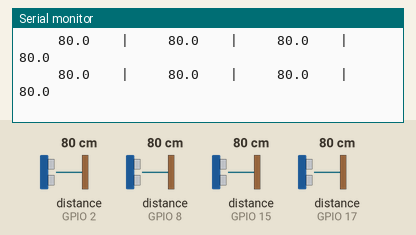
Simulated run of this sketch. Board: ESP32-S3. Parts: the last lines printed to the serial monitor. Wiring (inferred from the names in the program): 4 × ultrasonic range finder: trigger GPIO 4, echo GPIO 2 / trigger GPIO 5, echo GPIO 15 / trigger GPIO 9, echo GPIO 8 / trigger GPIO 16, echo GPIO 17. The inputs (shaded band) are chosen by the test bench; at power-on: distance to the obstacle (sensors on GPIO 2, GPIO 8, GPIO 15, GPIO 17) 80 cm. The echo pulse lasts 58.3 µs per cm.

Above: at 2.2 s.
2.3 s: distance to the obstacle (sensor on GPIO 2) set to 2 cm
At 2.51 s:
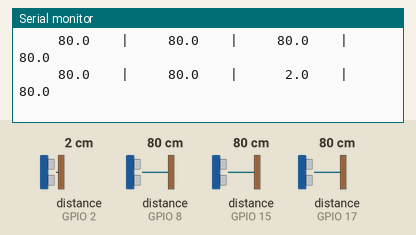
4.3 s: distance to the obstacle (sensor on GPIO 8) set to 2 cm
At 4.62 s:
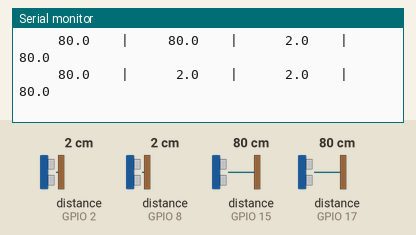
6.4 s: distance to the obstacle (sensor on GPIO 15) set to 2 cm
At 6.67 s:
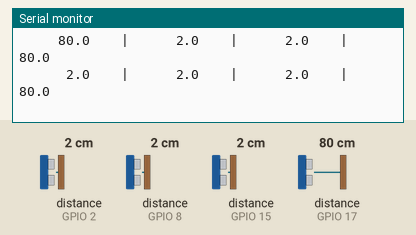
8.5 s: distance to the obstacle (sensor on GPIO 17) set to 2 cm
At 8.67 s:
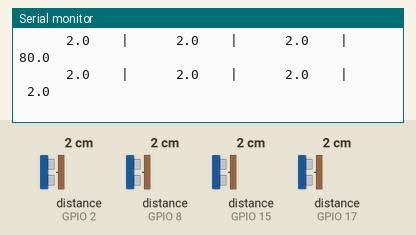
10.5 s: distance to the obstacle (sensor on GPIO 2) set to 18 cm
At 10.79 s:
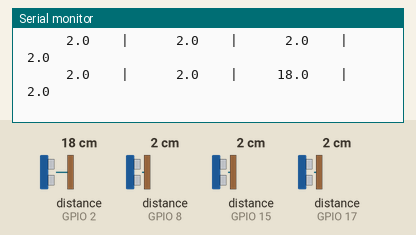
12.6 s: distance to the obstacle (sensor on GPIO 8) set to 18 cm
At 12.92 s:
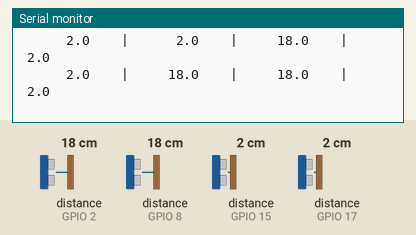

Measured:
- after the input at 2.3 s, the serial monitor: prints a new line after 0.07 s (image 1)
- after the input at 4.3 s, the serial monitor: prints a new line after 0.18 s (image 2)
- after the input at 6.4 s, the serial monitor: prints a new line after 0.14 s (image 3)
- after the input at 8.5 s, the serial monitor: prints a new line at once (image 4)
- after the input at 10.5 s, the serial monitor: prints a new line after 0.15 s (image 5)
- after the input at 12.6 s, the serial monitor: prints a new line after 0.18 s (image 6)

The sketch:

sensor_test.ino
```cpp
// ============================================================================
// Ultrasonic Sensor Calibration & Test (ESP32-S3 Motor Board)
// Ultra-fast compilation (No WiFi/Web overhead)
// Output: Formatted Serial Monitor @ 115200 Baud
// ============================================================================

// Pin Definitions (matching your Motor Board configuration)
const int FRONT_TRIG = 5;
const int FRONT_ECHO = 15;

const int LEFT_TRIG  = 9;
const int LEFT_ECHO  = 8;

const int RIGHT_TRIG = 4;
const int RIGHT_ECHO = 2;

const int REAR_TRIG  = 16;
const int REAR_ECHO  = 17;

const int trigPins[4] = {FRONT_TRIG, LEFT_TRIG, RIGHT_TRIG, REAR_TRIG};
const int echoPins[4] = {FRONT_ECHO, LEFT_ECHO, RIGHT_ECHO, REAR_ECHO};
const char* sensorNames[4] = {"FRONT", "LEFT ", "RIGHT", "REAR "};

// Read distance with non-blocking 15ms timeout (~250cm max range)
float getDistance(int trigPin, int echoPin) {
  digitalWrite(trigPin, LOW);
  delayMicroseconds(2);
  digitalWrite(trigPin, HIGH);
  delayMicroseconds(10);
  digitalWrite(trigPin, LOW);

  long duration = pulseIn(echoPin, HIGH, 15000); // 15ms timeout
  if (duration <= 0) return 999.0f; // No echo received / out of range

  float dist = (duration * 0.0343f) / 2.0f;
  if (dist < 1.0f || dist > 400.0f) return 999.0f;
  return dist;
}

void setup() {
  Serial.begin(115200);
  delay(1000);

  Serial.println("\n==================================================");
  Serial.println("  ESP32-S3 Ultrasonic 4-Sensor Diagnostic Tool  ");
  Serial.println("==================================================");
  Serial.println("Reading sensors in continuous loop...\n");

  for (int i = 0; i < 4; i++) {
    pinMode(trigPins[i], OUTPUT);
    pinMode(echoPins[i], INPUT);
    digitalWrite(trigPins[i], LOW);
  }

  Serial.println("--------------------------------------------------");
  Serial.println("  FRONT (cm) |  LEFT (cm)  |  RIGHT (cm) |  REAR (cm)  ");
  Serial.println("--------------------------------------------------");
}

void loop() {
  float front = getDistance(FRONT_TRIG, FRONT_ECHO);
  delay(15); // Small delay to prevent ultrasonic echo crosstalk

  float left  = getDistance(LEFT_TRIG, LEFT_ECHO);
  delay(15);

  float right = getDistance(RIGHT_TRIG, RIGHT_ECHO);
  delay(15);

  float rear  = getDistance(REAR_TRIG, REAR_ECHO);
  delay(15);

  // Print formatted row
  Serial.printf("   %6.1f    |   %6.1f    |   %6.1f    |   %6.1f   \n",
                front, left, right, rear);

  delay(100); // 100ms display refresh rate (10 Hz)
}
```
